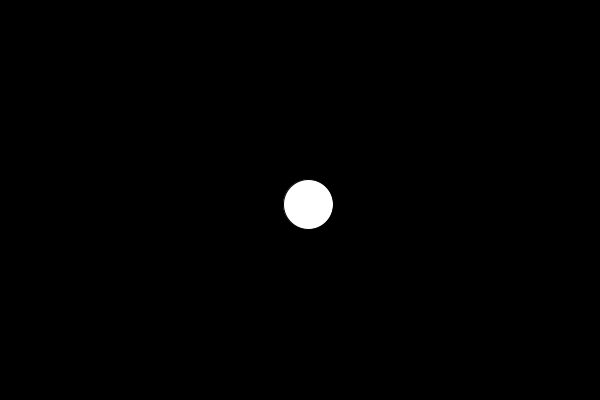
Frame 1 (no input)
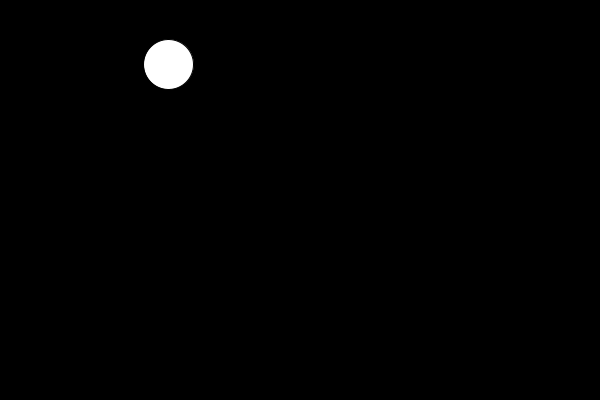
Frame 60 (the mouse pressed at the canvas centre just before this capture)
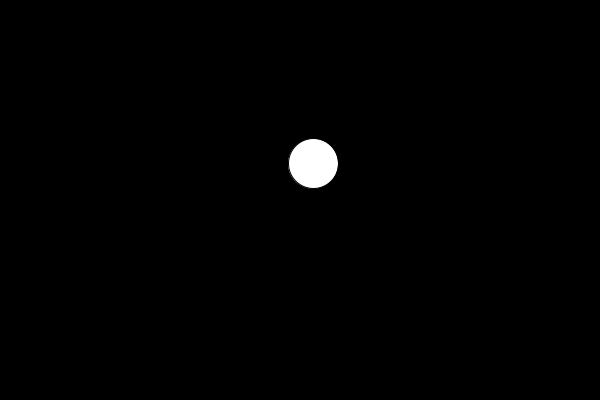
Frame 120 (the mouse held since frame 60 and released just before this capture)

The Processing sketch that drew these frames (run headless with seeded random() and noise(); from frame 60 on, the mouse is pressed at the canvas centre):

// Processing sketch: sketch_171113e_singleBallRandom
// ── sketch_171113e_singleBallRandom.pde

int ellipsewidth;
int ellipseheight; //declare
float x, y;
float xspeed,yspeed;
void setup() {
  ellipseheight = 50; //initialize
  ellipsewidth = 50;
 
  x = 300;
  y = 200;
  xspeed = 7;
  yspeed = 7;
  size(600, 400);
}


void draw() {
  //fill(0,25);
  //rect(0,0,width,height);
  // if x gets upto 600, then go back to 300

  background(0);
  xspeed  += random(-5,5);
  yspeed += random(-5,5);
  
  xspeed *= 0.96;
  yspeed *= 0.96;
  x = x + xspeed;// x <- x + 5
  y += yspeed;//y = y + yspeed
  if( x > width || x < 0)  xspeed = -xspeed;
  //if( x < 0) xspeed = -xspeed;
  if( y > height || y < 0) yspeed *= -1.0; // yspeed = yspeed * -1;
  
  
  //y = y + 1;
  fill(255);
  ellipse(x, y, ellipsewidth, ellipseheight);
  //ellipse(x + 50,y + 50, ellipsewidth,ellipseheight);
}
